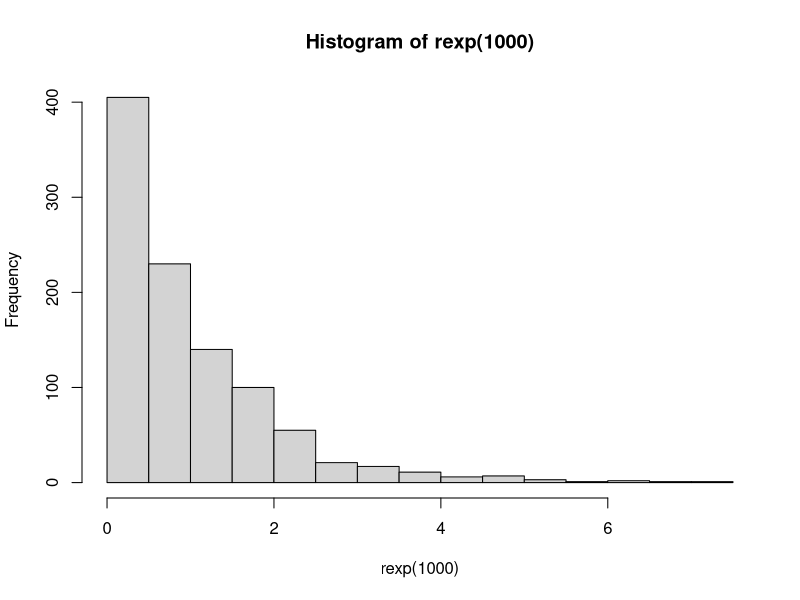

Recreate this plot in R.

#################################
# Exponential distribution      #
# ========================      #
#                               #
# - f(x) = lambda*e^-(lambda*x) #
# - mean = lambda               #
# - Varaince = 1/lambda^2       #
#################################

set.seed(1337) # in order results to be reproducible, I set the seed to a value 1337

# set parameters for our exponential distribution

lambda <- 0.2
nosim <- 10000
n <- 400

hist(rexp(1000))
